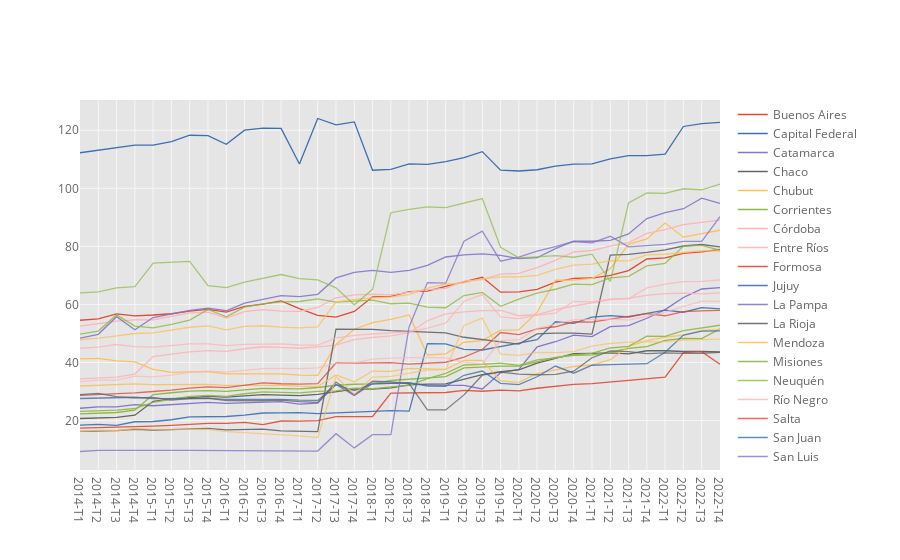

The notebook cell saved with this chart:
### Code cell
# graicamos el acceso a internet por cada 100 hogares por provincia
IxProv.iplot(kind='line')
